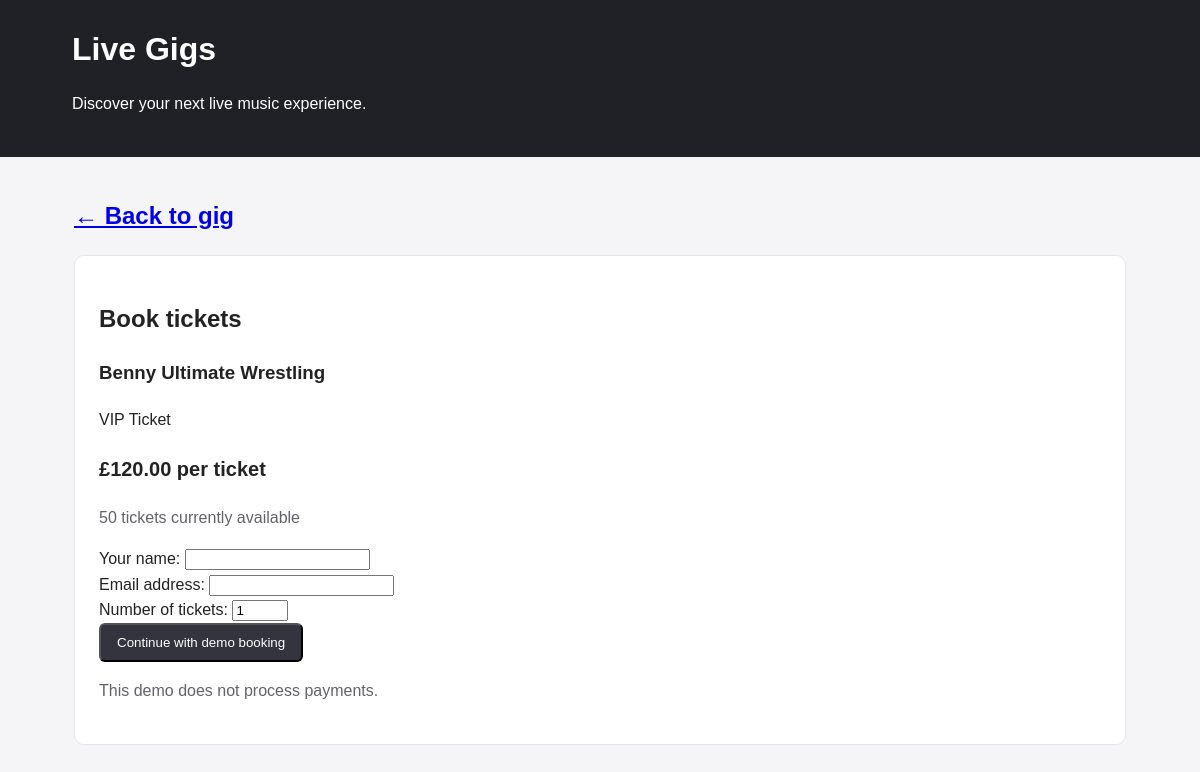
Page /1/book2/ on the committed database.
### gigs/models.py (models this page shows, shortened)
class Gig(models.Model):
    title = models.CharField(max_length=200)
    description = models.TextField()
    venue = models.ForeignKey(
        Venue,
        on_delete=models.PROTECT,
        related_name="gigs",
    )
    starts_at = models.DateTimeField()
    published = models.BooleanField(default=False)
    created_at = models.DateTimeField(auto_now_add=True)
    class Meta:
        ordering = ["starts_at"]

class TicketType(models.Model):
    gig = models.ForeignKey(
        Gig,
        on_delete=models.CASCADE,
        related_name="ticket_types",
    )
    name = models.CharField(max_length=100)
    price = models.DecimalField(
        max_digits=8,
        decimal_places=2,
        validators=[MinValueValidator(0)],
    )
    quantity_available = models.PositiveBigIntegerField(
        validators=[MinValueValidator(1)],
    )
    class Meta:
        ordering = ["price"]
        constraints = [
            models.UniqueConstraint(
                fields=["gig", "name"],
                name="unique_ticket_type_per_gig",
            ),
        ]

### gigs/views.py (the view)
def book_ticket(request, pk, ticket_type_id):
    gig = get_object_or_404(
        Gig.objects.filter(published=True).select_related("venue"),
        pk=pk,
    )
    ticket_type = get_object_or_404(
        TicketType,
        pk=ticket_type_id,
        gig=gig,
    )
    if request.method == "POST":
        form = TicketBookingForm(request.POST)
        if form.is_valid():
            quantity = form.cleaned_data["quantity"]
            with transaction.atomic():
                updated = TicketType.objects.filter(
                    pk=ticket_type.pk,
                    gig=gig,
                    quantity_available__gte=quantity,
                ).update(
                    quantity_available=F("quantity_available") - quantity
                )
                if updated:
                    ticket_type.refresh_from_db()
                    total_price = ticket_type.price * quantity
                    booking = Booking.objects.create(
                        customer_name=form.cleaned_data["customer_name"],
                        customer_email=form.cleaned_data["customer_email"],
                        total_price=total_price,
                        status=Booking.Status.PENDING,
                    )
                    BookingItem.objects.create(
                        booking=booking,
                        ticket_type=ticket_type,
                        quantity=quantity,
                        unit_price=ticket_type.price,
                    )
                    return redirect(
                        "gigs:booking_confirmation",
                        reference=booking.reference,
                    )
            form.add_error(
                None,
                "There aren't enough tickets available for that quantity. "
                "Please try a smaller number.",
            )
    else:
        form = TicketBookingForm()
    return render(
        request,
        "gigs/booking_form.html",
        {
            "gig": gig,
            "ticket_type": ticket_type,
            "form": form,
        },
    )

### gigs/forms.py
class TicketBookingForm(forms.Form):
    customer_name = forms.CharField(
        label="Your name",
        max_length=150,
    )
    customer_email = forms.EmailField(
        label="Email address",
    )
    quantity = forms.IntegerField(
        label="Number of tickets",
        min_value=1,
        max_value=10,
        initial=1,
    )

### gigs/templates/gigs/booking_form.html (shortened to what this page needs)
{% extends "gigs/base.html" %}
{% block content %}
    <h2>
        <a href="{% url 'gigs:gig_detail' gig.pk %}">
            ← Back to gig
        </a>
    </h2>
    <section class="panel">
        <h2>Book tickets</h2>
        <h3>{{ gig.title }}</h3>
        <p>{{ ticket_type.name }}</p>
        <p class="price">£{{ ticket_type.price|floatformat:2 }} per ticket</p>
        <p class="muted">
            {{ ticket_type.quantity_available }} tickets currently available
        </p>
        <form method="post">
            {% for field in form %}
                <div class="form-field">
                    {{ field.label_tag }}
                    {{ field }}
                </div>
            {% endfor %}
            <button class="button" type="submit">
                Continue with demo booking
            </button>
        </form>
        <p class="muted">
            This demo does not process payments.
        </p>
    </section>
{% endblock %}

### gigs/static/gigs/css/site.css (style rules this page uses)
* { box-sizing: border-box; }
body { margin: 0; background: #f5f5f7; color: #222; font-family: Arial, sans-serif; line-height: 1.6; }
.panel, .gig-card { padding: 24px; background: white; border: 1px solid #e5e5e9; border-radius: 10px; }
.muted, .venue, .date { color: #62626b; }
.price { font-size: 20px; font-weight: bold; }
.button { display: inline-block; padding: 10px 16px; background: #34343e; color: white; text-decoration: none; border-radius: 6px; }

### rows in the picture
Gig: title "Benny Ultimate Wrestling"
TicketType: name "VIP Ticket", price "120.00", quantity_available "50"

### other values in the picture
{{ field.label_tag }} "Your name:" "Email address:" "Number of tickets:"
